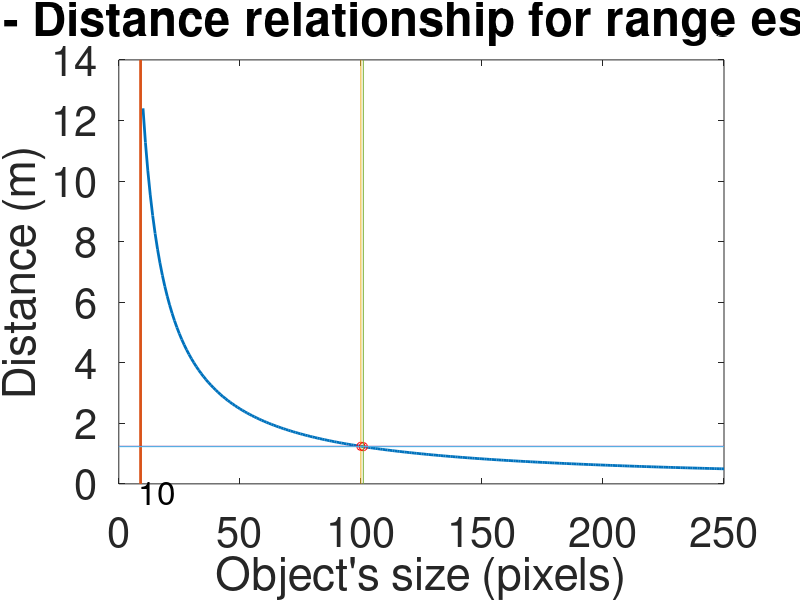

Source code (MATLAB):
clear all; close all; clc

axisFontSize = 30;
fontSize = 30;

ball_size_m = 0.144;

focal_X_mm = 9.113812935295416e+02;
focal_Y_mm = 9.113086377881884e+02;

img_W_pix = 1280;
img_H_pix = 720;

sensor_x_mm = 1354.724121;
sensor_y_mm = 1354.724121;

fov_X_deg = 2 * atan(img_W_pix  / (2 * focal_X_mm)) * 180.0 / pi ;
fov_Y_deg = 2 * atan(img_H_pix  / (2 * focal_Y_mm)) * 180.0 / pi ;



pixel_x = [10 : 1 : 250];
pixel_y = [10 : 1 : 250];

oper_x = (focal_X_mm * ball_size_m * img_W_pix)/(sensor_x_mm)
oper_y = (focal_Y_mm * ball_size_m * img_H_pix)/(sensor_y_mm)

dist_x = oper_x ./ pixel_x;
dist_y = oper_y ./ pixel_y;

figure();
p = plot(pixel_x, dist_x);
set(gca,'FontSize',axisFontSize);
set(p, 'linewidth', 2);
xlabel("Object's size (pixels)"); ylabel('Distance (m)');
hold on;
p = plot([9 9],[0 14]);
set(gca,'FontSize',axisFontSize);
set(p, 'linewidth', 2);
text(8, -0.3, '10', 'FontSize', 24);
title('Pixels - Distance relationship for range estimation', 'FontSize', fontSize+4);

hold on;
pix = 100
pixId = pix - 10 + 1;
dist = dist_x(pixId)
p = plot(pix, dist, 'or'); 
set(gca,'FontSize',axisFontSize);
hold on; plot([pix pix],[0 14]); hold on; plot([0 250],[dist dist]);

hold on;
pix2 = pix + 1
pixId2 = pix2 - 10 + 1;
dist2 = dist_x(pixId2)
p = plot(pix2, dist2, 'or'); 
set(gca,'FontSize',axisFontSize);
hold on; plot([pix2 pix2],[0 14]); hold on; plot([0 250],[dist2 dist2]);


